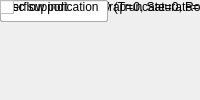
<?xml version="1.0" encoding="UTF-8"?>
<ui version="4.0">
 <class>MainWindow</class>
 <widget class="QMainWindow" name="MainWindow">
  <property name="windowTitle"><string>Bus Convert</string></property>
  <widget class="QWidget" name="centralwidget">
   <!-- NOTE: this is a simplified structural mirror of the generated
        <module>_ui.py, not a full round-trip Designer file. Regenerate
        both from the same spec if you need to edit layout by hand. -->
       <widget class="QLabel" name="label_n_bits_in">
     <property name="text"><string>input bit widths</string></property>
    </widget>
       <widget class="QLineEdit" name="n_bits_in"/>
       <widget class="QLabel" name="label_bin_pt_in">
     <property name="text"><string>input binary points</string></property>
    </widget>
       <widget class="QLineEdit" name="bin_pt_in"/>
       <widget class="QLabel" name="label_cmplx">
     <property name="text"><string>input complex</string></property>
    </widget>
       <widget class="QCheckBox" name="cmplx"/>
       <widget class="QLabel" name="label_n_bits_out">
     <property name="text"><string>output bit widths</string></property>
    </widget>
       <widget class="QLineEdit" name="n_bits_out"/>
       <widget class="QLabel" name="label_bin_pt_out">
     <property name="text"><string>output binary points</string></property>
    </widget>
       <widget class="QLineEdit" name="bin_pt_out"/>
       <widget class="QLabel" name="label_quantization">
     <property name="text"><string>quantization strategy (Truncate=0, Round  (unbiased: +/- Inf)=1, Round (unbiased: Even Values)=2)</string></property>
    </widget>
       <widget class="QLineEdit" name="quantization"/>
       <widget class="QLabel" name="label_overflow">
     <property name="text"><string>overflow strategy (Wrap=0, Saturate=1, Flag as error=2)</string></property>
    </widget>
       <widget class="QLineEdit" name="overflow"/>
       <widget class="QLabel" name="label_csp_latency">
     <property name="text"><string>latency</string></property>
    </widget>
       <widget class="QLineEdit" name="csp_latency"/>
       <widget class="QLabel" name="label_of">
     <property name="text"><string>overflow indication</string></property>
    </widget>
       <widget class="QCheckBox" name="of"/>
       <widget class="QLabel" name="label_misc">
     <property name="text"><string>misc support</string></property>
    </widget>
       <widget class="QCheckBox" name="misc"/>
  </widget>
 </widget>
 <resources/>
 <connections/>
</ui>
